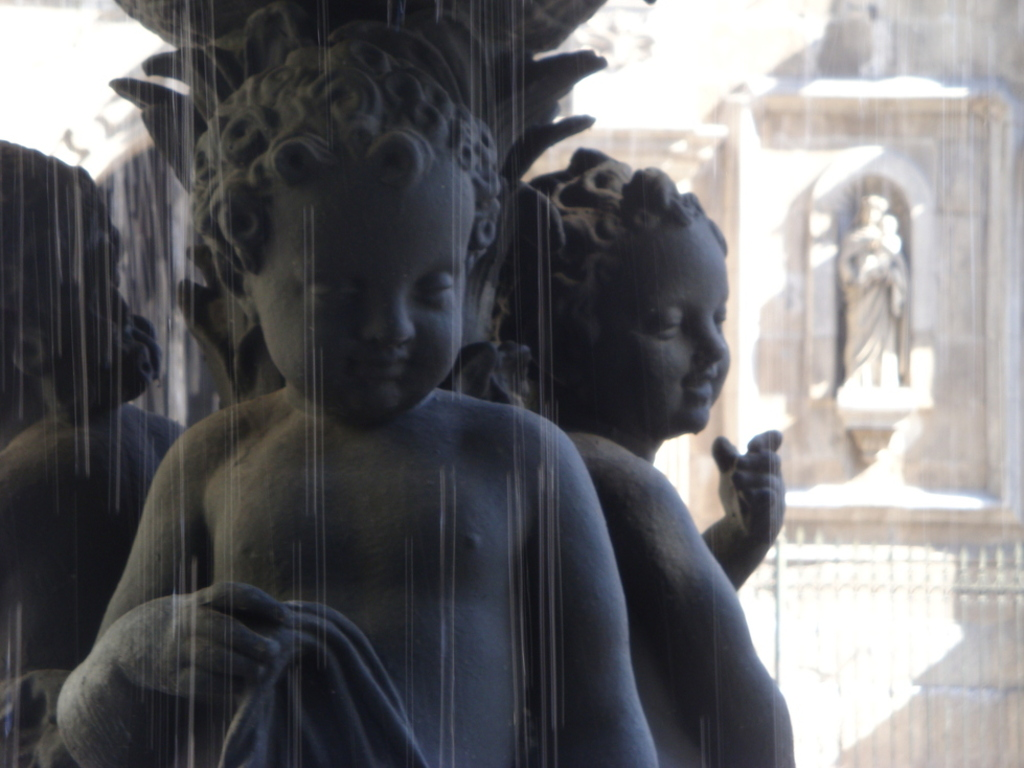
#> input picture tarefa2/imgs/foto06.jpg, 1024 x 768 px
$ python 2A.py
#> lines starting #> are read from the running program, lines starting #| are printed output that depends on the picture; after the words box and inside, x2 and y2 are one past the last pixel; in counts of white or black regions, pixels touching at a corner belong together
# TAREFA 2A: exibir foto06.jpg e o resultado da limiarizacao dessa imagem.
# O limiar deve ser parametro do programa. Nao usar funcao pronta de limiarizacao
# nem operacoes matriciais: percorrer a imagem pixel a pixel (operador pontual).

import cv2
import numpy as np
import sys

limiar = int(sys.argv[1]) if len(sys.argv) > 1 else 128

img = cv2.imread('imgs/foto06.jpg', cv2.IMREAD_GRAYSCALE)
#> img: shape (768, 1024); min 12, max 255, mean 107.9

saida = np.zeros_like(img)

altura, largura = img.shape
#> altura = 768; largura = 1024
for i in range(altura):
    for j in range(largura):
        if img[i, j] >= limiar:
            saida[i, j] = 255
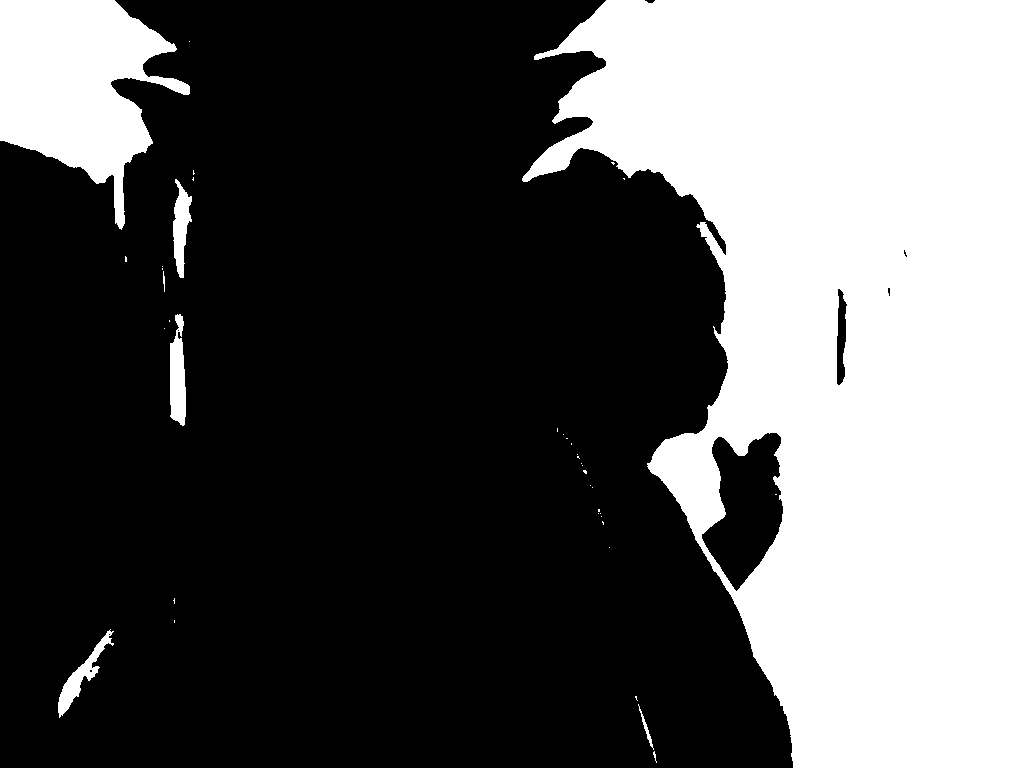
#> saida: shape (768, 1024); 35.2% white; 39 white regions (32 under 20 px), largest, box (x1, y1, x2, y2) and area: (522, 0, 1024, 768) 249071, (0, 0, 190, 230) 23865, (170, 314, 186, 426) 1346

resultado = cv2.hconcat([img, saida])
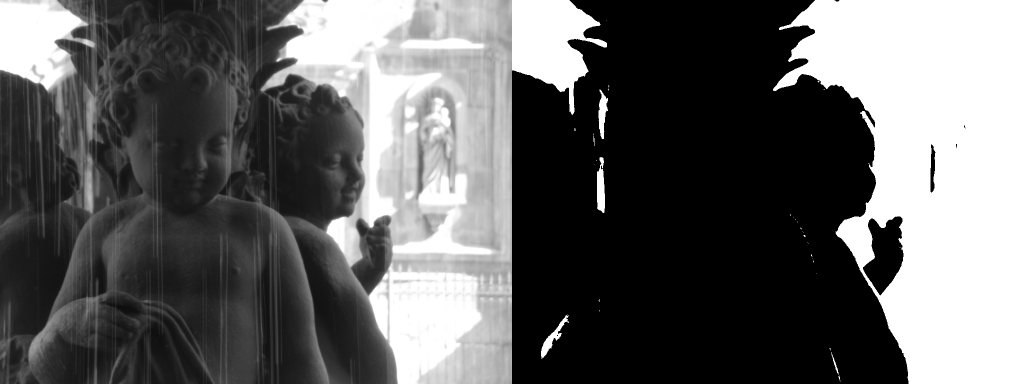
#> resultado: shape (768, 2048) (shown at 1/2 size); min 0, max 255, mean 98.8

titulo = 'Tarefa2a - original | limiarizada (limiar=%d)' % limiar
cv2.namedWindow(titulo, cv2.WINDOW_NORMAL)   # janela redimensionavel
cv2.resizeWindow(titulo, 1200, 600)
cv2.imshow(titulo, resultado)
cv2.waitKey(0)
cv2.destroyAllWindows()

$ run again, with tarefa2/imgs/b.jpg copied over tarefa2/imgs/foto06.jpg
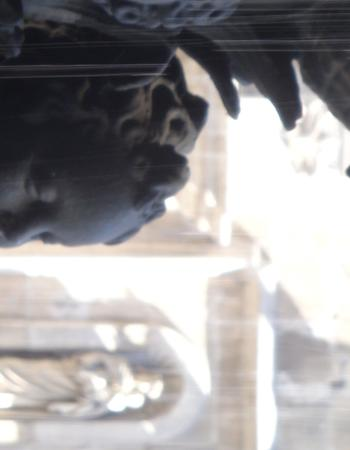
#> input picture tarefa2/imgs/b.jpg, 350 x 450 px
#> after the loop `for i in range(altura):`:
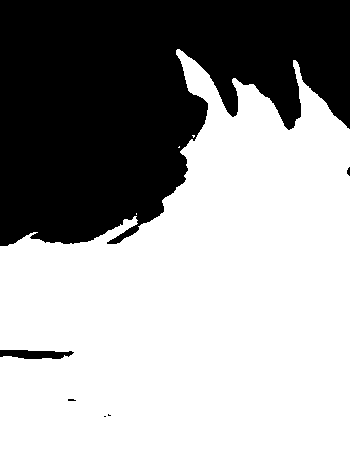
#> saida: shape (450, 350); 62.1% white; 6 black regions (3 under 20 px), largest, box (x1, y1, x2, y2) and area: (0, 0, 350, 246) 59204, (0, 350, 74, 359) 502, (347, 167, 350, 176) 20
#> `resultado = cv2.hconcat([img, saida])`:
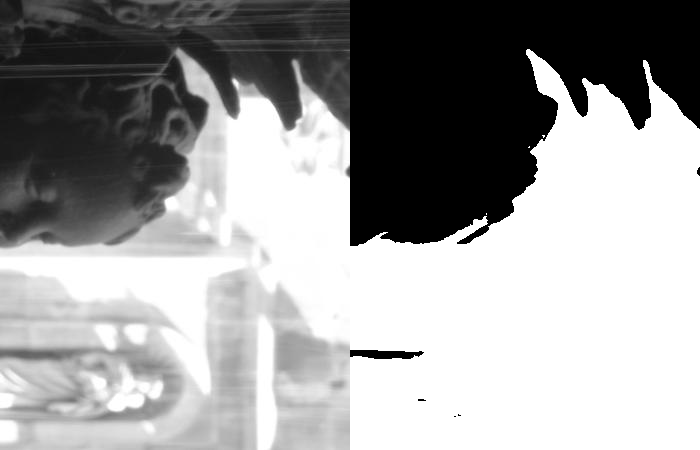
#> resultado: shape (450, 700); min 0, max 255, mean 157.1

$ run again, with tarefa2/imgs/c.jpg copied over tarefa2/imgs/foto06.jpg
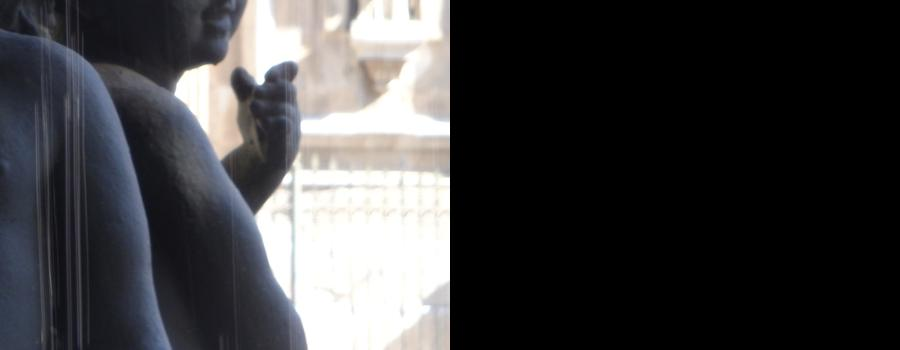
#> input picture tarefa2/imgs/c.jpg, 900 x 350 px
#> after the loop `for i in range(altura):`:
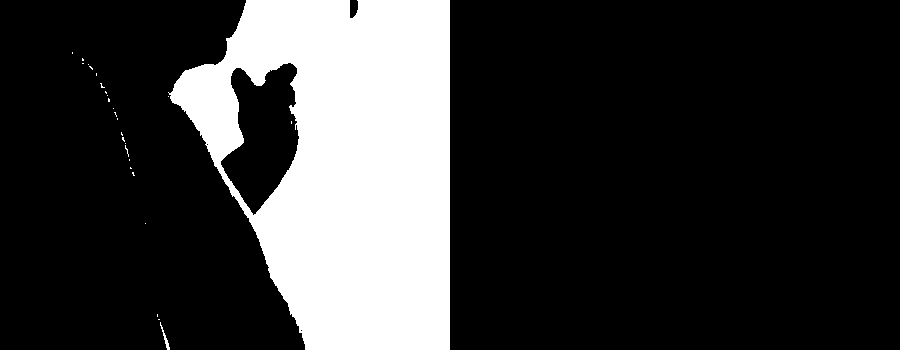
#> saida: shape (350, 900); 21.3% white; 27 white regions (25 under 20 px), largest, box (x1, y1, x2, y2) and area: (168, 0, 450, 350) 66989, (160, 322, 170, 350) 65
#> `resultado = cv2.hconcat([img, saida])`:
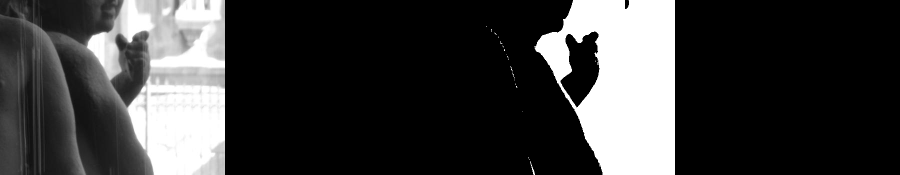
#> resultado: shape (350, 1800) (shown at 1/2 size); min 0, max 255, mean 59.2
